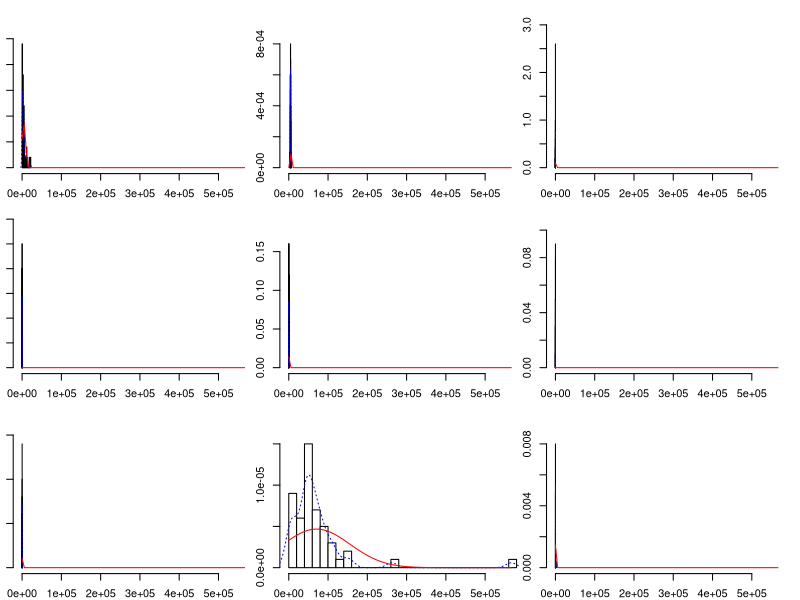
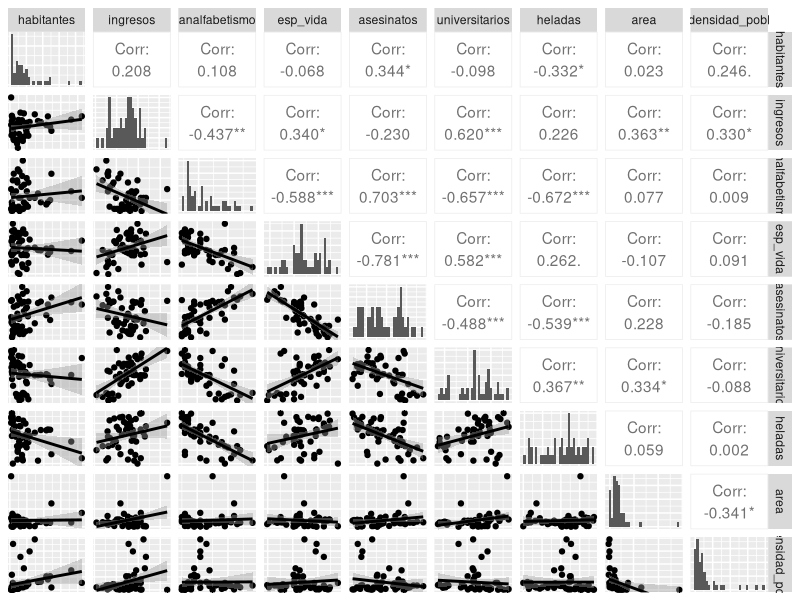
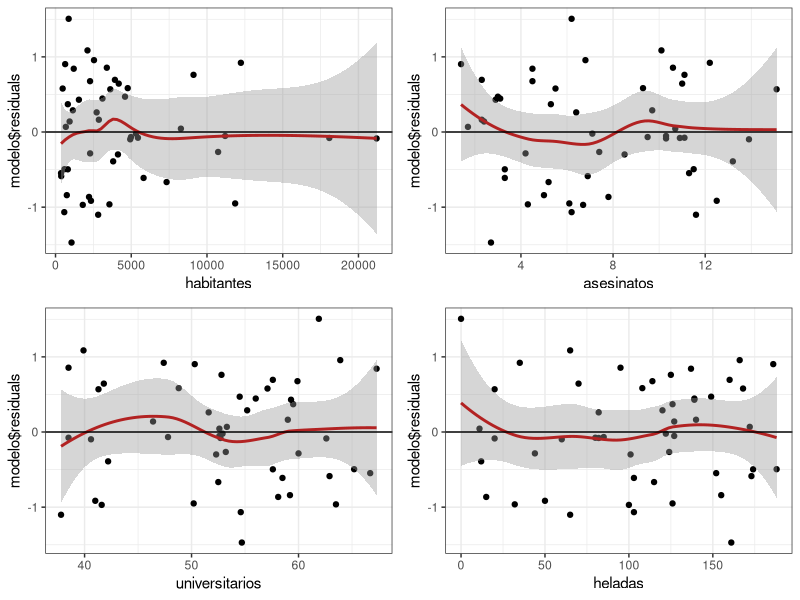
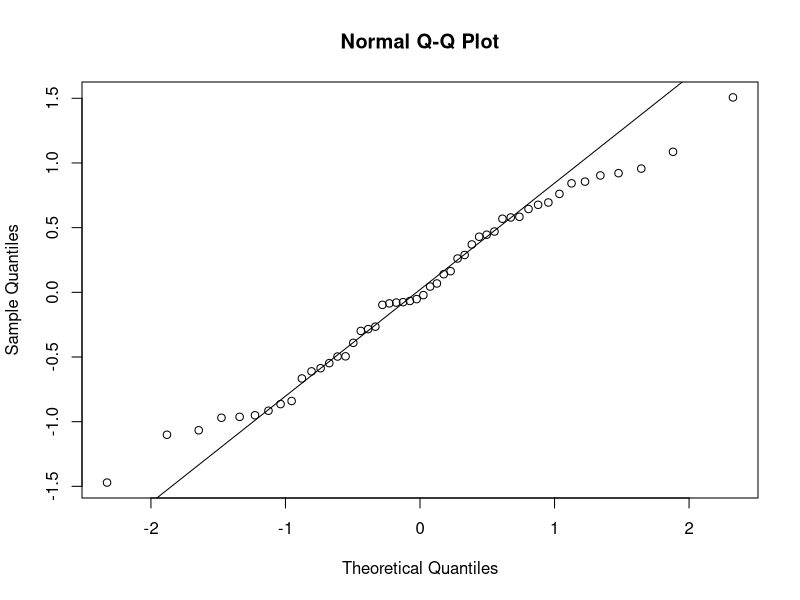
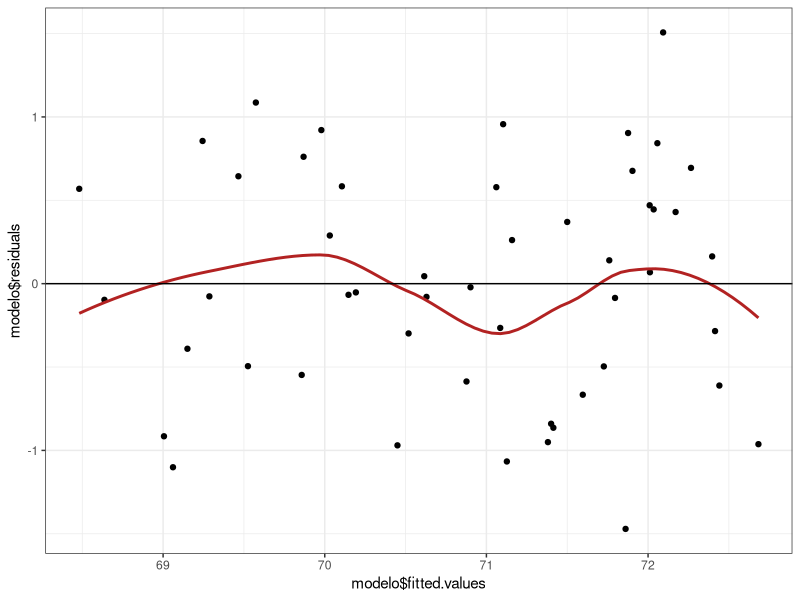
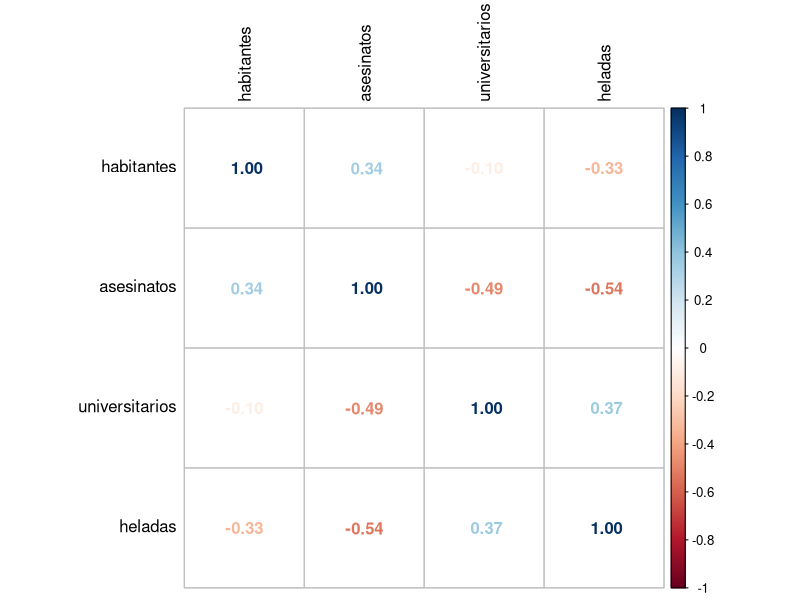
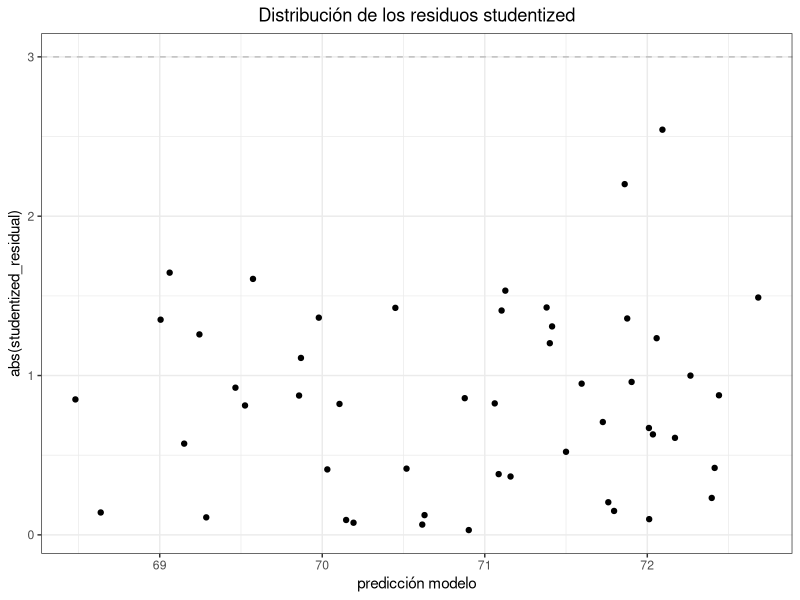
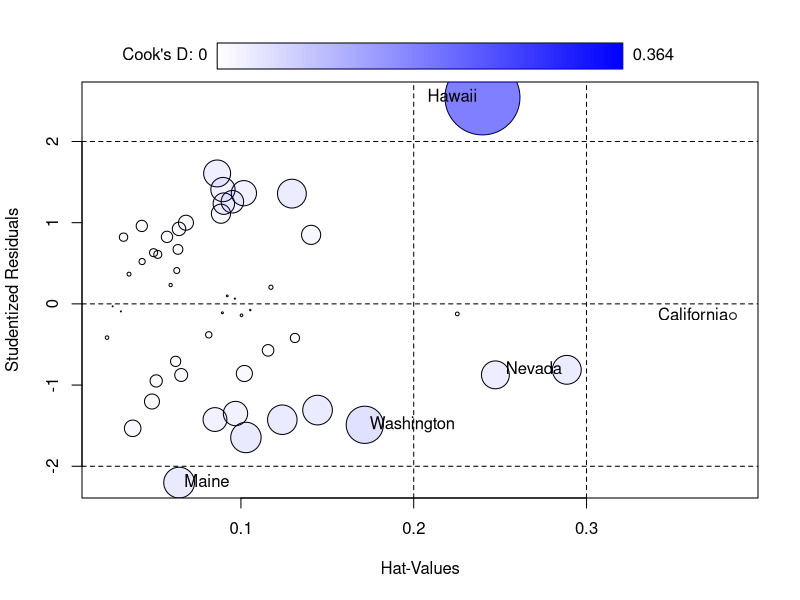

Reproduce these figures in R, in order.
## ---- chunk 1
library(dplyr)
datos <- as.data.frame(state.x77)
datos <- rename(habitantes = Population, analfabetismo = Illiteracy,
                ingresos = Income, esp_vida = `Life Exp`, asesinatos = Murder,
                universitarios = `HS Grad`, heladas = Frost, area = Area,
                .data = datos)
datos <- mutate(.data = datos, densidad_pobl = habitantes * 1000 / area)
## ---- chunk 2
round(cor(x = datos, method = "pearson"), 3)
## ---- chunk 3
library(psych)
multi.hist(x = datos, dcol = c("blue", "red"), dlty = c("dotted", "solid"),
           main = "")
## ---- chunk 4
library(GGally)
ggpairs(datos, lower = list(continuous = "smooth"),
        diag = list(continuous = "barDiag"), axisLabels = "none")
## ---- chunk 5
modelo <- lm(esp_vida ~ habitantes + ingresos + analfabetismo + asesinatos +
               universitarios + heladas + area + densidad_pobl, data = datos )
summary(modelo)
## ---- chunk 6
step(object = modelo, direction = "both", trace = 1)
## ---- chunk 7
modelo <- (lm(formula = esp_vida ~ habitantes + asesinatos + universitarios +
              heladas, data = datos))
summary(modelo)
## ---- chunk 8
confint(lm(formula = esp_vida ~ habitantes + asesinatos + universitarios +
            heladas, data = datos))
## ---- chunk 9
library(ggplot2)
library(gridExtra)
plot1 <- ggplot(data = datos, aes(habitantes, modelo$residuals)) +
    geom_point() + geom_smooth(color = "firebrick") + geom_hline(yintercept = 0) +
    theme_bw()
plot2 <- ggplot(data = datos, aes(asesinatos, modelo$residuals)) +
    geom_point() + geom_smooth(color = "firebrick") + geom_hline(yintercept = 0) +
    theme_bw()
plot3 <- ggplot(data = datos, aes(universitarios, modelo$residuals)) +
    geom_point() + geom_smooth(color = "firebrick") + geom_hline(yintercept = 0) +
    theme_bw()
plot4 <- ggplot(data = datos, aes(heladas, modelo$residuals)) +
    geom_point() + geom_smooth(color = "firebrick") + geom_hline(yintercept = 0) +
    theme_bw()
grid.arrange(plot1, plot2, plot3, plot4)
## ---- chunk 10
qqnorm(modelo$residuals)
qqline(modelo$residuals)
## ---- chunk 11
shapiro.test(modelo$residuals)
## ---- chunk 12
ggplot(data = datos, aes(modelo$fitted.values, modelo$residuals)) +
geom_point() +
geom_smooth(color = "firebrick", se = FALSE) +
geom_hline(yintercept = 0) +
theme_bw()
## ---- chunk 13
library(lmtest)
bptest(modelo)
## ---- chunk 14
library(corrplot)
corrplot(cor(dplyr::select(datos, habitantes, asesinatos,universitarios,heladas)),
         method = "number", tl.col = "black")
## ---- chunk 15
library(car)
vif(modelo)
## ---- chunk 16
library(car)
dwt(modelo, alternative = "two.sided")
## ---- chunk 17
library(dplyr)
datos$studentized_residual <- rstudent(modelo)
ggplot(data = datos, aes(x = predict(modelo), y = abs(studentized_residual))) +
geom_hline(yintercept = 3, color = "grey", linetype = "dashed") +
geom_point(aes(color = ifelse(abs(studentized_residual) > 3, 'red', 'black'))) +
scale_color_identity() +
labs(title = "Distribución de los residuos studentized",
     x = "predicción modelo") + 
theme_bw() + theme(plot.title = element_text(hjust = 0.5))
## ---- chunk 18
which(abs(datos$studentized_residual) > 3)
## ---- chunk 19
summary(influence.measures(modelo))
## ---- chunk 20
influencePlot(modelo)
## ---- chunk 21
datos <- data.frame(peso = c(800, 950, 1050, 350, 750, 600, 1075, 250, 700,
                             650, 975, 350, 950, 425, 725),
                    volumen = c(885, 1016, 1125, 239, 701, 641, 1228, 412, 953,
                                929, 1492, 419, 1010, 595, 1034),
                    tipo_tapas = c("duras", "duras", "duras", "duras", "duras", 
                                   "duras", "duras", "blandas", "blandas",
                                   "blandas", "blandas", "blandas", "blandas",
                                   "blandas", "blandas"))
head(datos, 4)
## ---- chunk 22
datos$tipo_tapas <- as.factor(datos$tipo_tapas)
pairs(x = datos)
## ---- chunk 23
cor.test(datos$peso, datos$volumen, method = "pearson")
## ---- chunk 24
ggplot(data = datos, mapping=aes(x = tipo_tapas, y = peso, color=tipo_tapas)) +
geom_boxplot() +
geom_jitter(width = 0.1) +
theme_bw() + theme(legend.position = "none")
## ---- chunk 25
modelo <- lm(peso ~ volumen + tipo_tapas, data = datos)
summary(modelo)
## ---- chunk 26
library(ggplot2)
ggplot(data = datos, aes(x = volumen, y = modelo$residuals)) +
geom_point() +
geom_smooth(color = "firebrick") +
geom_hline(yintercept = 0) +
theme_bw()
## ---- chunk 27
qqnorm(modelo$residuals)
qqline(modelo$residuals)
## ---- chunk 28
shapiro.test(modelo$residuals)
## ---- chunk 29
which.max(modelo$residuals)
shapiro.test(modelo$residuals[-13])
## ---- chunk 30
ggplot(data = data.frame(predict_values = predict(modelo),
                         residuos = residuals(modelo)),
       aes(x = predict_values, y = residuos)) +
    geom_point() +
    geom_smooth(color = "firebrick", se = FALSE) +
    geom_hline(yintercept = 0) +
    theme_bw()
## ---- chunk 31
library(lmtest)
bptest(modelo)
## ---- chunk 32
library(car)
dwt(modelo,alternative = "two.sided")
## ---- chunk 33
library(car)
outlierTest(modelo)
## ---- chunk 34
summary(influence.measures(modelo))
## ---- chunk 35
influencePlot(modelo)
